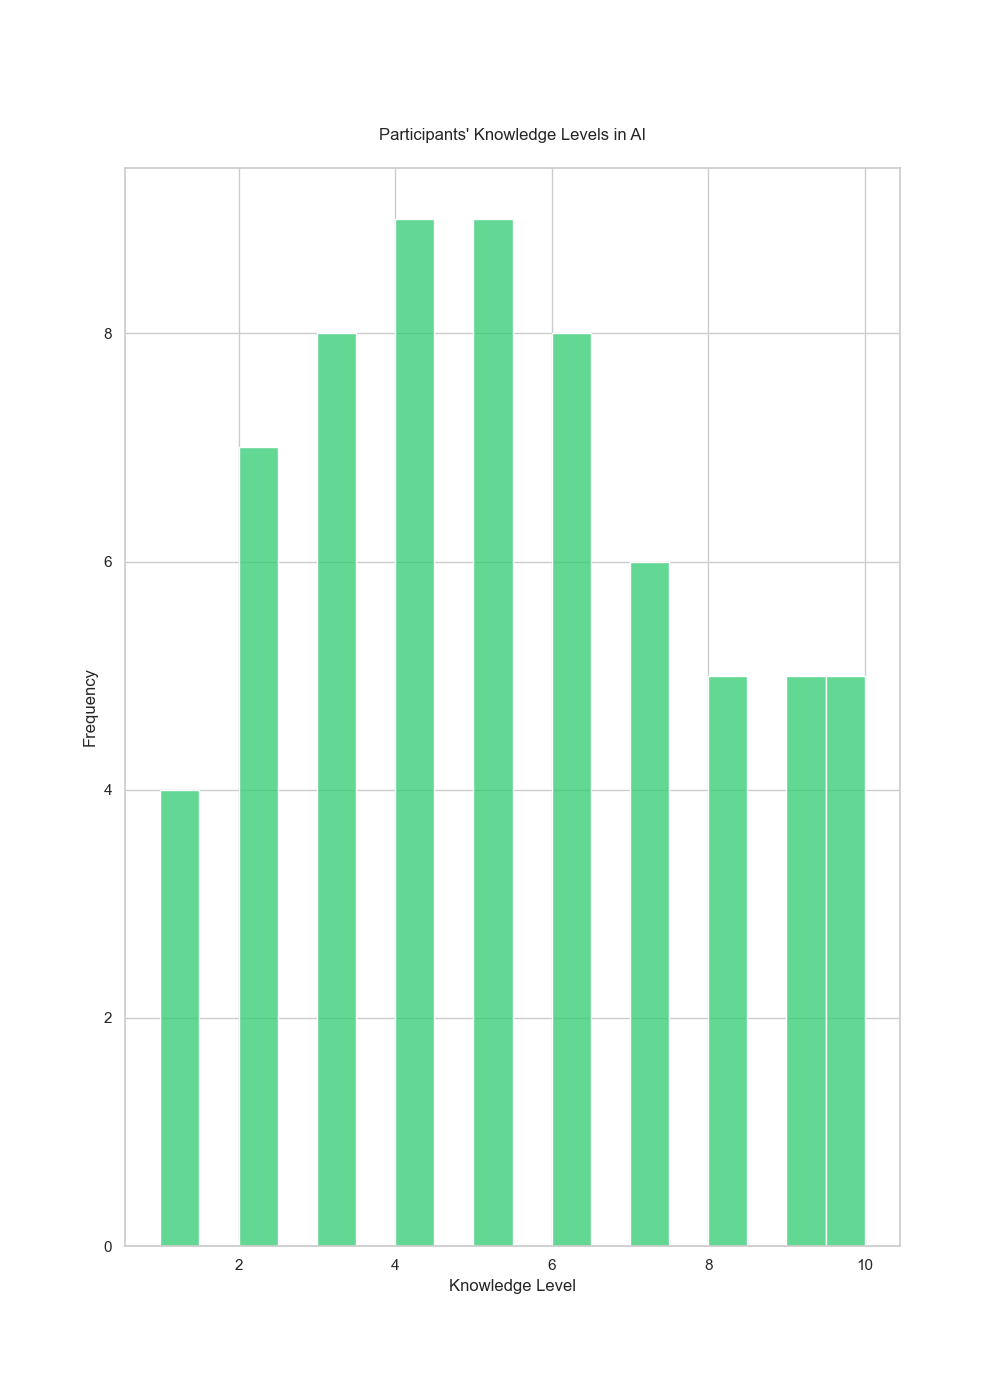

The Python source for this figure:

import pandas as pd
import seaborn as sns
import matplotlib.pyplot as plt

# Data
knowledge_data = {
    "knowledge_level": [
        1, 2, 3, 2, 4, 5, 3, 4, 5, 6, 7, 3, 4, 5, 6, 8, 9, 10, 4, 3, 2, 1, 2, 4, 5, 6, 7, 8, 9, 10,
        7, 6, 5, 4, 3, 2, 1, 3, 5, 7, 9, 2, 4, 6, 8, 10, 5, 6, 7, 8, 9, 10, 6, 5, 4, 3, 2, 1, 3, 4, 5, 6, 7, 8, 9, 10
    ]
}

# Create DataFrame
df = pd.DataFrame(data=knowledge_data)

# Set the style and color palette
sns.set(style="whitegrid")
palette = ["#3498db", "#e74c3c", "#2ecc71", "#f1c40f", "#9b59b6"]

# Create the histogram chart
plt.figure(figsize=(10, 14))
sns.histplot(df['knowledge_level'], kde=False, color="#2ecc71", bins=20, binwidth=0.5)

# Additional styling options
plt.title('Participants\' Knowledge Levels in AI', pad=20)
plt.xlabel('Knowledge Level')
plt.ylabel('Frequency')
plt.ylim(0, None)

# Save or show the figure
plt.savefig('knowledge_levels_distribution.png')
plt.show()
